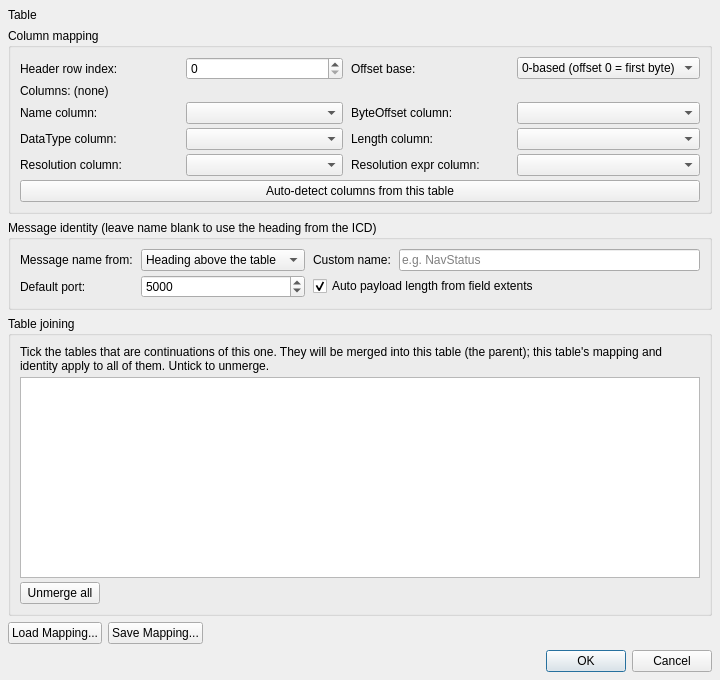
<?xml version="1.0" encoding="UTF-8"?>
<ui version="4.0">
 <class>IcdTableSettingsDialog</class>
 <widget class="QDialog" name="IcdTableSettingsDialog">
  <property name="geometry"><rect><x>0</x><y>0</y><width>720</width><height>680</height></rect></property>
  <property name="windowTitle"><string>Table Settings</string></property>
  <layout class="QVBoxLayout" name="rootLayout" stretch="0,0,0,1,0,0">
   <property name="spacing"><number>6</number></property>
   <property name="leftMargin"><number>8</number></property>
   <property name="topMargin"><number>8</number></property>
   <property name="rightMargin"><number>8</number></property>
   <property name="bottomMargin"><number>8</number></property>
   <item>
    <widget class="QLabel" name="lblTableTitle">
     <property name="text"><string>Table</string></property>
     <property name="wordWrap"><bool>true</bool></property>
    </widget>
   </item>
   <item>
    <widget class="QGroupBox" name="gMap">
     <property name="title"><string>Column mapping</string></property>
     <layout class="QGridLayout" name="lMap">
      <property name="horizontalSpacing"><number>8</number></property>
      <property name="verticalSpacing"><number>4</number></property>
      <item row="0" column="0"><widget class="QLabel" name="lblHeaderRow"><property name="text"><string>Header row index:</string></property></widget></item>
      <item row="0" column="1"><widget class="QSpinBox" name="spnHeaderRow"><property name="maximum"><number>999</number></property></widget></item>
      <item row="0" column="2"><widget class="QLabel" name="lblOffsetBase"><property name="text"><string>Offset base:</string></property></widget></item>
      <item row="0" column="3"><widget class="QComboBox" name="cmbOffsetBase"><item><property name="text"><string>0-based (offset 0 = first byte)</string></property></item><item><property name="text"><string>1-based (offset 1 = first byte)</string></property></item></widget></item>
      <item row="1" column="0" colspan="4"><widget class="QLabel" name="lblColumns"><property name="text"><string>Columns: (none)</string></property><property name="wordWrap"><bool>true</bool></property></widget></item>
      <item row="2" column="0"><widget class="QLabel" name="lblNameCol"><property name="text"><string>Name column:</string></property></widget></item>
      <item row="2" column="1"><widget class="QComboBox" name="cmbColName"/></item>
      <item row="2" column="2"><widget class="QLabel" name="lblOffsetCol"><property name="text"><string>ByteOffset column:</string></property></widget></item>
      <item row="2" column="3"><widget class="QComboBox" name="cmbColOffset"/></item>
      <item row="3" column="0"><widget class="QLabel" name="lblTypeCol"><property name="text"><string>DataType column:</string></property></widget></item>
      <item row="3" column="1"><widget class="QComboBox" name="cmbColType"/></item>
      <item row="3" column="2"><widget class="QLabel" name="lblLengthCol"><property name="text"><string>Length column:</string></property></widget></item>
      <item row="3" column="3"><widget class="QComboBox" name="cmbColLength"/></item>
      <item row="4" column="0"><widget class="QLabel" name="lblResCol"><property name="text"><string>Resolution column:</string></property></widget></item>
      <item row="4" column="1"><widget class="QComboBox" name="cmbColResolution"/></item>
      <item row="4" column="2"><widget class="QLabel" name="lblExprCol"><property name="text"><string>Resolution expr column:</string></property></widget></item>
      <item row="4" column="3"><widget class="QComboBox" name="cmbColExpr"/></item>
      <item row="5" column="0" colspan="4"><widget class="QPushButton" name="btnAutoDetect"><property name="text"><string>Auto-detect columns from this table</string></property></widget></item>
     </layout>
    </widget>
   </item>
   <item>
    <widget class="QGroupBox" name="gMsg">
     <property name="title"><string>Message identity (leave name blank to use the heading from the ICD)</string></property>
     <layout class="QGridLayout" name="lMsg">
      <property name="horizontalSpacing"><number>8</number></property>
      <property name="verticalSpacing"><number>4</number></property>
      <item row="0" column="0"><widget class="QLabel" name="lblNameSrc"><property name="text"><string>Message name from:</string></property></widget></item>
      <item row="0" column="1"><widget class="QComboBox" name="cmbNameSource"><item><property name="text"><string>Heading above the table</string></property></item><item><property name="text"><string>Custom name</string></property></item></widget></item>
      <item row="0" column="2"><widget class="QLabel" name="lblName"><property name="text"><string>Custom name:</string></property></widget></item>
      <item row="0" column="3"><widget class="QLineEdit" name="txtName"><property name="placeholderText"><string>e.g. NavStatus</string></property></widget></item>
      <item row="1" column="0"><widget class="QLabel" name="lblPort"><property name="text"><string>Default port:</string></property></widget></item>
      <item row="1" column="1"><widget class="QSpinBox" name="spnPort"><property name="minimum"><number>1</number></property><property name="maximum"><number>65535</number></property><property name="value"><number>5000</number></property></widget></item>
      <item row="1" column="2" colspan="2"><widget class="QCheckBox" name="chkAutoLength"><property name="text"><string>Auto payload length from field extents</string></property><property name="checked"><bool>true</bool></property></widget></item>
     </layout>
    </widget>
   </item>
   <item>
    <widget class="QGroupBox" name="gJoin">
     <property name="title"><string>Table joining</string></property>
     <layout class="QVBoxLayout" name="lJoin">
      <property name="spacing"><number>4</number></property>
      <item>
       <widget class="QLabel" name="lblJoinHint">
        <property name="text"><string>Tick the tables that are continuations of this one. They will be merged into this table (the parent); this table's mapping and identity apply to all of them. Untick to unmerge.</string></property>
        <property name="wordWrap"><bool>true</bool></property>
       </widget>
      </item>
      <item>
       <widget class="QListWidget" name="lstJoin">
        <property name="minimumSize"><size><width>0</width><height>110</height></size></property>
       </widget>
      </item>
      <item>
       <layout class="QHBoxLayout" name="lJoinBtns">
        <item><widget class="QPushButton" name="btnUnmergeAll"><property name="text"><string>Unmerge all</string></property></widget></item>
        <item><spacer name="joinSpacer"><property name="orientation"><enum>Qt::Horizontal</enum></property><property name="sizeHint" stdset="0"><size><width>40</width><height>20</height></size></property></spacer></item>
       </layout>
      </item>
     </layout>
    </widget>
   </item>
   <item>
    <layout class="QHBoxLayout" name="lMapBtns">
     <item><widget class="QPushButton" name="btnLoadMapping"><property name="text"><string>Load Mapping...</string></property></widget></item>
     <item><widget class="QPushButton" name="btnSaveMapping"><property name="text"><string>Save Mapping...</string></property></widget></item>
     <item><spacer name="mapBtnsSpacer"><property name="orientation"><enum>Qt::Horizontal</enum></property><property name="sizeHint" stdset="0"><size><width>40</width><height>20</height></size></property></spacer></item>
    </layout>
   </item>
   <item>
    <widget class="QDialogButtonBox" name="buttonBox"><property name="orientation"><enum>Qt::Horizontal</enum></property><property name="standardButtons"><set>QDialogButtonBox::Cancel|QDialogButtonBox::Ok</set></property></widget>
   </item>
  </layout>
 </widget>
 <resources/>
 <connections/>
</ui>
